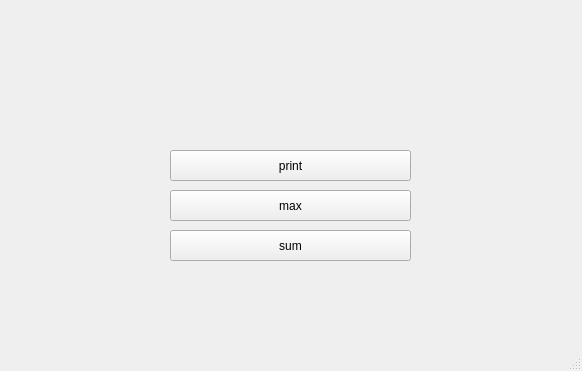
<?xml version="1.0" encoding="UTF-8"?>
<ui version="4.0">
 <class>MainWindow</class>
 <widget class="QMainWindow" name="MainWindow">
  <property name="geometry">
   <rect>
    <x>0</x>
    <y>0</y>
    <width>582</width>
    <height>371</height>
   </rect>
  </property>
  <property name="windowTitle">
   <string>MainWindow</string>
  </property>
  <widget class="QWidget" name="centralwidget">
   <widget class="QPushButton" name="pushButton">
    <property name="geometry">
     <rect>
      <x>170</x>
      <y>150</y>
      <width>241</width>
      <height>31</height>
     </rect>
    </property>
    <property name="text">
     <string>print</string>
    </property>
   </widget>
   <widget class="QLabel" name="label">
    <property name="geometry">
     <rect>
      <x>20</x>
      <y>40</y>
      <width>541</width>
      <height>101</height>
     </rect>
    </property>
    <property name="font">
     <font>
      <pointsize>20</pointsize>
     </font>
    </property>
    <property name="text">
     <string/>
    </property>
   </widget>
   <widget class="QPushButton" name="pushButton_2">
    <property name="geometry">
     <rect>
      <x>170</x>
      <y>190</y>
      <width>241</width>
      <height>31</height>
     </rect>
    </property>
    <property name="text">
     <string>max</string>
    </property>
   </widget>
   <widget class="QPushButton" name="pushButton_3">
    <property name="geometry">
     <rect>
      <x>170</x>
      <y>230</y>
      <width>241</width>
      <height>31</height>
     </rect>
    </property>
    <property name="text">
     <string>sum</string>
    </property>
   </widget>
  </widget>
  <widget class="QMenuBar" name="menubar">
   <property name="geometry">
    <rect>
     <x>0</x>
     <y>0</y>
     <width>582</width>
     <height>20</height>
    </rect>
   </property>
  </widget>
  <widget class="QStatusBar" name="statusbar"/>
 </widget>
 <resources/>
 <connections/>
</ui>
